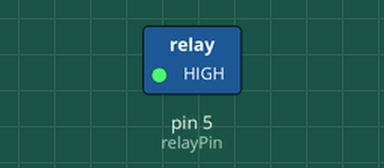
Simulated run of this sketch. Board: Arduino Uno, built with avr-gcc and run on an emulated ATmega328P. Shown: switched loads named in the sketch (green lamp = pin HIGH).

Above: at 2.5 s.
At 7.5 s:
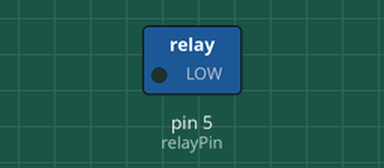
Timing chart, 0 to 13.0 s (numbered marks = the images above):
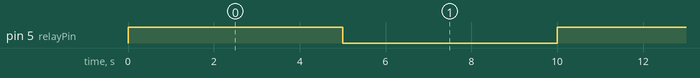

The sketch:

relayTest.ino
```cpp
//Test the 5 Volt relay by turning on and off
//a digital output

//Relay is connected to digital output 5
#define relayPin 5

void setup()
{
  pinMode(relayPin, OUTPUT);
}

void loop()
{
  digitalWrite(relayPin, HIGH);

  delay(5000);

  digitalWrite(relayPin, LOW);

  delay(5000);
}
```

Measured:
- by itself, pin 5 (relayPin): alternates HIGH for 5.0 s and LOW for 5.0 s
